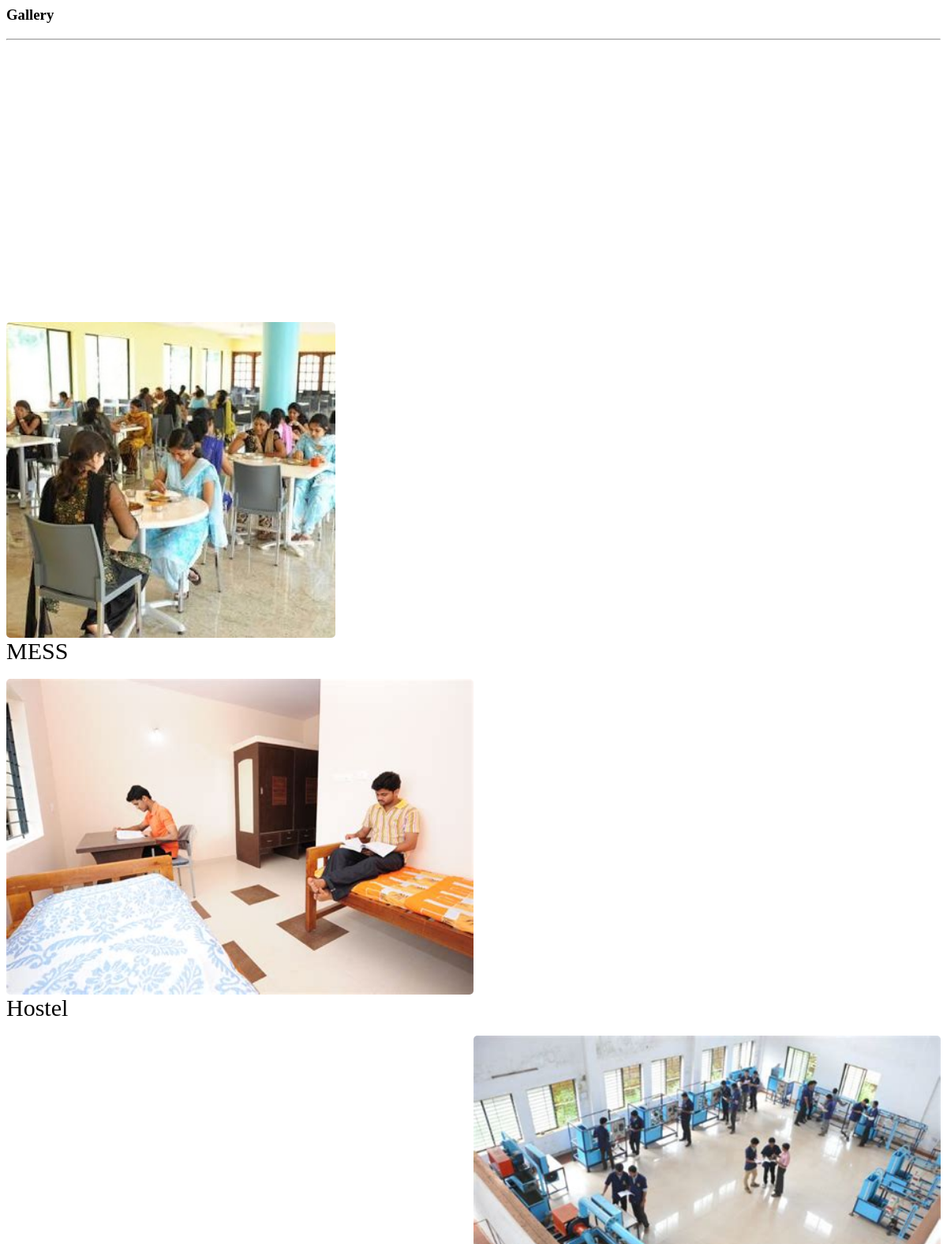
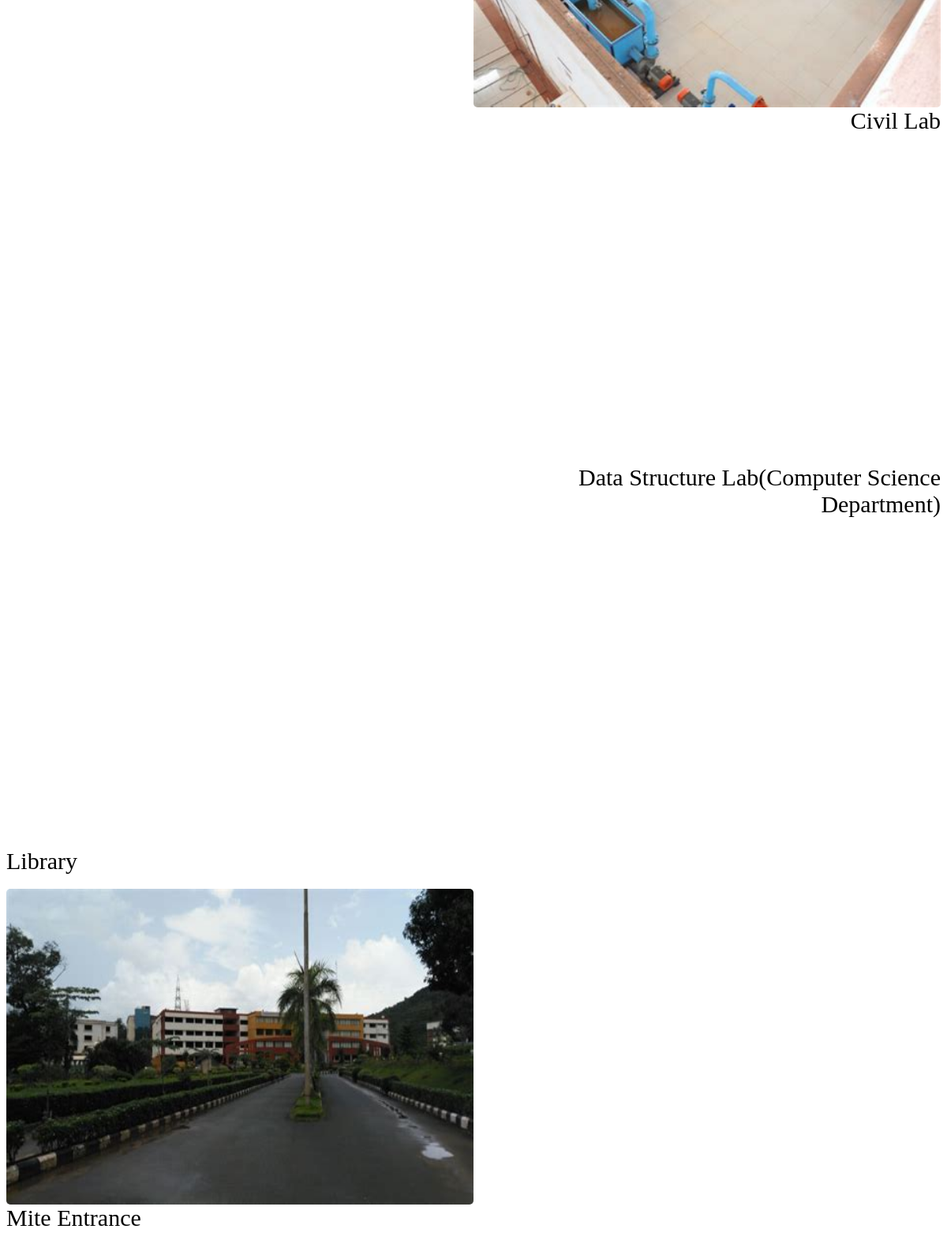
/gallery.php (upper part), run on the app's committed database (2 pictures, top to bottom).
### tables this page shows
CREATE TABLE `gallery` (
  `id` int(30) NOT NULL,
  `about` text NOT NULL,
  `created` datetime NOT NULL DEFAULT current_timestamp()
);

### gallery.php (the view, shortened to what this page needs)
<?php
include 'admin/db_connect.php';
?>
        <header class="masthead">
            <div class="container-fluid h-100">
                <div class="row h-100 align-items-center justify-content-center text-center">
                    <div class="col-lg-8 align-self-end mb-4 page-title">
                        <h3 class="text-white">Gallery</h3>
                        <hr class="divider my-4" />
                    </div>
                </div>
            </div>
        </header>
            <div class="container-fluid mt-3 pt-2">
                <div class="row-items">
                <div class="col-lg-12">
                    <div class="row">
                <?php
                $rtl ='rtl';
                $ci= 0;
                $img = array();
                $fpath = 'admin/assets/uploads/gallery';
                $files= is_dir($fpath) ? scandir($fpath) : array();
                foreach($files as $val){
                    if(!in_array($val, array('.','..'))){
                        $n = explode('_',$val);
                        $img[$n[0]] = $val;
                    }
                }
                $gallery = $conn->query("SELECT * from gallery order by id desc");
                while($row = $gallery->fetch_assoc()):
                    $ci++;
                    if($ci < 3){
                        $rtl = '';
                    }else{
                        $rtl = 'rtl';
                    }
                    if($ci == 4){
                        $ci = 0;
                    }
                ?>
                <div class="col-md-6">
                <div class="card gallery-list <?php echo $rtl ?>" data-id="<?php echo $row['id'] ?>">
                        <div class="gallery-img" card-img-top>
                            <img src="<?php echo isset($img[$row['id']]) && is_file($fpath.'/'.$img[$row['id']]) ? $fpath.'/'.$img[$row['id']] :'' ?>" alt="">
                        </div>
                    <div class="card-body">
                        <div class="row align-items-center justify-content-center text-center h-100">
                            <div class="">
                                <div>
                                <span class="truncate" style="font-size: 36px; font:Helvetica;"><small><?php echo ucwords($row['about']) ?></small></span>
                                    <br>
                                </div>
                            </div>
                        </div>
                    </div>
                </div>
                <br>
                </div>
                <?php endwhile; ?>
                </div>
                </div>
                </div>
            </div>

### gallery.php (style rules this page uses)
.gallery-list { cursor: pointer; border: unset; flex-direction: inherit; }
.gallery-img,.gallery-list .card-body { width: calc(50%) }
.gallery-img img { border-radius: 5px; min-height: 50vh; max-width: calc(100%); }
header.masthead,header.masthead:before { min-height: 50vh !important; height: 50vh !important }
.row-items { position: relative; }
.rtl { direction: rtl ; }
.masthead { min-height: 23vh !important; height: 23vh !important; }
.masthead:before { min-height: 23vh !important; height: 23vh !important; }

### data on the page
gallery: shows a picture, about "MESS"
gallery: shows a picture, about "Hostel"
gallery: shows a picture, about "Civil Lab"
gallery: about "Data Structure Lab(Computer Science Department)"
gallery: about "Library"
gallery: shows a picture, about "Mite Entrance"
